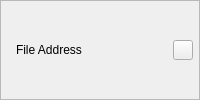
                                        <widget class="QWidget" name="page_13">
                                         <layout class="QHBoxLayout" name="horizontalLayout_26">
                                          <property name="spacing">
                                           <number>0</number>
                                          </property>
                                          <property name="leftMargin">
                                           <number>0</number>
                                          </property>
                                          <property name="topMargin">
                                           <number>0</number>
                                          </property>
                                          <property name="rightMargin">
                                           <number>0</number>
                                          </property>
                                          <property name="bottomMargin">
                                           <number>0</number>
                                          </property>
                                          <item>
                                           <widget class="QFrame" name="frame_11">
                                            <property name="frameShape">
                                             <enum>QFrame::StyledPanel</enum>
                                            </property>
                                            <property name="frameShadow">
                                             <enum>QFrame::Raised</enum>
                                            </property>
                                            <layout class="QHBoxLayout" name="horizontalLayout_27">
                                             <property name="spacing">
                                              <number>0</number>
                                             </property>
                                             <property name="leftMargin">
                                              <number>15</number>
                                             </property>
                                             <property name="topMargin">
                                              <number>0</number>
                                             </property>
                                             <property name="rightMargin">
                                              <number>6</number>
                                             </property>
                                             <property name="bottomMargin">
                                              <number>0</number>
                                             </property>
                                             <item>
                                              <widget class="QLabel" name="newMainSupDocVersionPathLabel">
                                               <property name="text">
                                                <string>File Address</string>
                                               </property>
                                               <property name="alignment">
                                                <set>Qt::AlignLeading|Qt::AlignLeft|Qt::AlignVCenter</set>
                                               </property>
                                              </widget>
                                             </item>
                                             <item>
                                              <widget class="QPushButton" name="deleteNewMainSupDocVersionPath">
                                               <property name="minimumSize">
                                                <size>
                                                 <width>20</width>
                                                 <height>20</height>
                                                </size>
                                               </property>
                                               <property name="maximumSize">
                                                <size>
                                                 <width>20</width>
                                                 <height>20</height>
                                                </size>
                                               </property>
                                               <property name="styleSheet">
                                                <string notr="true">#deleteNewMainSupDocVersionPath:pressed {
	background-color: rgb(165, 165, 165);
	border-radius: 5px}</string>
                                               </property>
                                               <property name="text">
                                                <string/>
                                               </property>
                                               <property name="icon">
                                                <iconset resource="resources_rc.qrc">
                                                 <normaloff>:/icon/icons/trash-2.svg</normaloff>:/icon/icons/trash-2.svg</iconset>
                                               </property>
                                               <property name="iconSize">
                                                <size>
                                                 <width>15</width>
                                                 <height>15</height>
                                                </size>
                                               </property>
                                              </widget>
                                             </item>
                                            </layout>
                                           </widget>
                                          </item>
                                         </layout>
                                        </widget>
